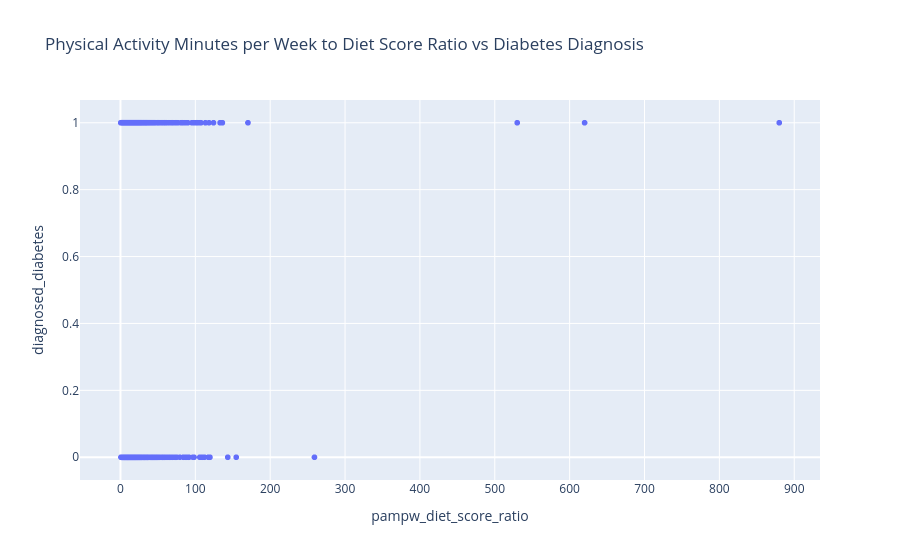

The notebook cell this image was saved under:
### Code cell
fig = px.scatter(df.sample(n=2000, random_state=42),
                x = 'pampw_diet_score_ratio',
                y = 'diagnosed_diabetes',
                title = 'Physical Activity Minutes per Week to Diet Score Ratio vs Diabetes Diagnosis')
fig.show()

### Figure 1 — Plotly figure (JSON) as saved in the notebook; plotly's stock layout.template omitted (floating-point values rounded to 4 significant figures; data arrays with more than 128 entries replaced by an {"elided": "..."} marker saying what was removed)
{"data": [{"hovertemplate": "pampw_diet_score_ratio=%{x}<br>diagnosed_diabetes=%{y}<extra></extra>", "legendgroup": "", "marker": {"color": "#636efa", "symbol": "circle"}, "mode": "markers", "name": "", "showlegend": false, "type": "scattergl", "x": {"elided": "2000 float values"}, "xaxis": "x", "y": {"elided": "2000 int values"}, "yaxis": "y"}], "layout": {"legend": {"tracegroupgap": 0}, "title": {"text": "Physical Activity Minutes per Week to Diet Score Ratio vs Diabetes Diagnosis"}, "xaxis": {"anchor": "y", "domain": [0, 1], "title": {"text": "pampw_diet_score_ratio"}}, "yaxis": {"anchor": "x", "domain": [0, 1], "title": {"text": "diagnosed_diabetes"}}}}
